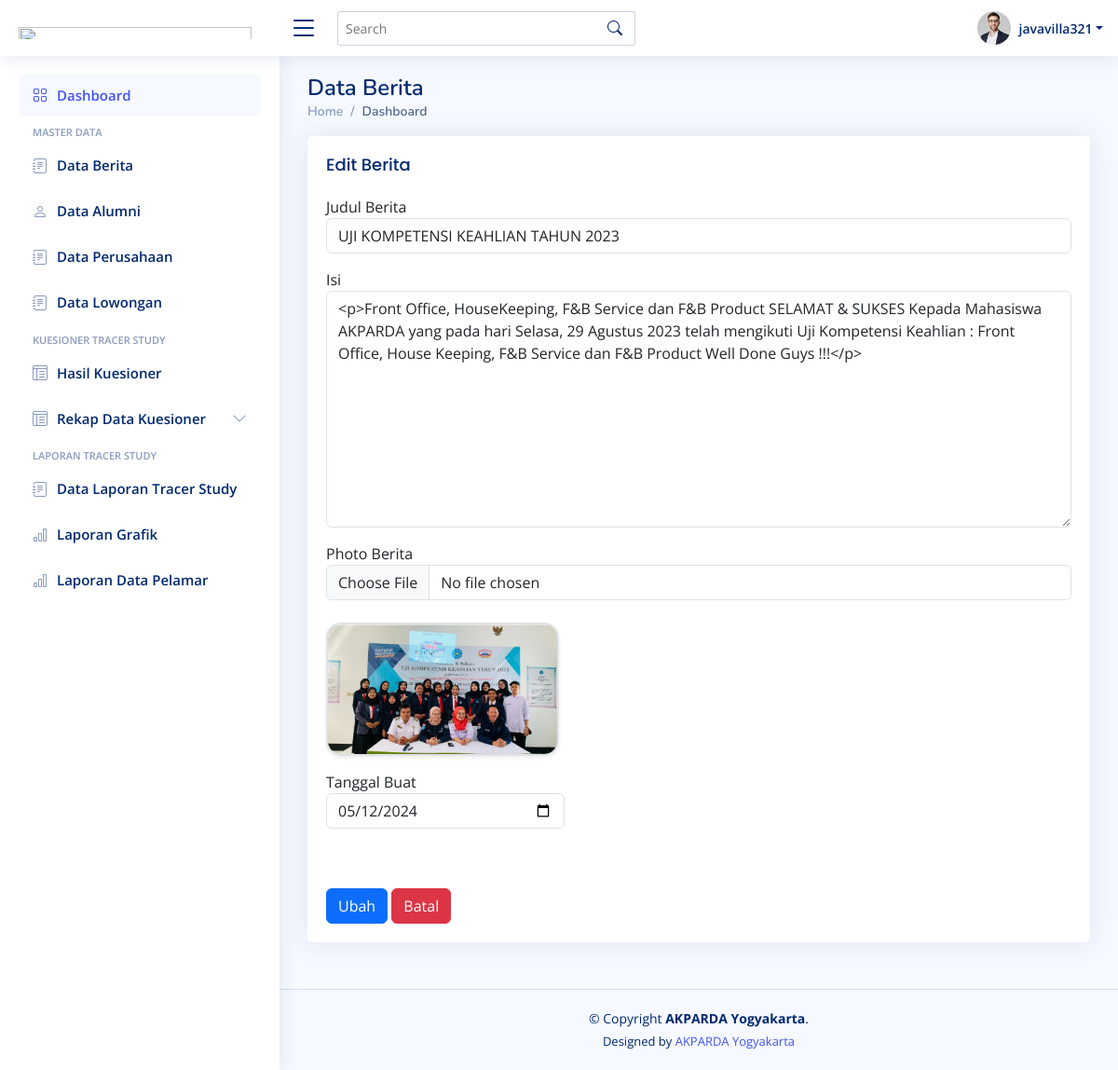
The app's page /Admin/data_berita_edit.php?id_berita=2 (signed in) with its own data.
### tables this page shows
CREATE TABLE `tb_berita` (
  `id_berita` tinyint(6) NOT NULL,
  `judul_berita` varchar(100) NOT NULL,
  `isi_berita` text NOT NULL,
  `photo` varchar(100) NOT NULL,
  `tanggal` date NOT NULL,
  `id_admin` tinyint(6) NOT NULL
);

### Admin/data_berita_edit.php (the view, shortened to what this page needs)
 <?php
include 'header.php';
?>
<!DOCTYPE html>
<html lang="en">
<head>
  <link href="assets/vendor/bootstrap/css/bootstrap.min.css" rel="stylesheet">
  <link href="assets/vendor/bootstrap-icons/bootstrap-icons.css" rel="stylesheet">
  <link href="assets/vendor/boxicons/css/boxicons.min.css" rel="stylesheet">
  <link href="assets/vendor/quill/quill.snow.css" rel="stylesheet">
  <link href="assets/vendor/quill/quill.bubble.css" rel="stylesheet">
  <link href="assets/vendor/remixicon/remixicon.css" rel="stylesheet">
  <link href="assets/vendor/simple-datatables/style.css" rel="stylesheet">
  <link href="assets/css/style.css" rel="stylesheet">
</head>
<body>
  <?php
    if(isset($_GET['id_berita'])){
        $id_berita    =$_GET['id_berita'];
    }
    else {
        die ("Tidak ada data!");
    }
  include "../db/koneksi.php";
    $query            =mysqli_query($con, "SELECT * from tb_berita WHERE id_berita ='$id_berita'");
    $result           =mysqli_fetch_array($query);
?>
 <main id="main" class="main">
    <div class="pagetitle">
      <h1>Data Berita</h1>
       <nav>
        <ol class="breadcrumb">
          <li class="breadcrumb-item"><a href="#">Home</a></li>
          <li class="breadcrumb-item active">Dashboard</li>
        </ol>
      </nav>
    </div>
    <section class="section">
      <div class="card">
            <div class="card-body">
              <h5 class="card-title">Edit Berita</h5>
                <form action="data_berita_edit_prosess.php" method="post" enctype="multipart/form-data" class="row g-3">
      <div class="form-group">
        <label>Judul Berita</label>
        <input type="text" class="form-control" name="judul_berita"  value="<?php echo $result['judul_berita']?>" >
      </div>
      <div class="form-group">
        <label>Isi</label>
        <textarea class="form-control" name="isi_berita" id="editor"  rows="10" class="form-control"><?=$result['isi_berita']?></textarea>
      </div>
       <div class="form-group">
        <label>Photo Berita</label>
        <br>
       <input type="file" accept=".jpg, .jpeg, .png" id="photo" name="photo" class="form-control" autocomplete="off">
       <div class="mt-4">
          <img id="preview_foto" src="../images/<?php echo $result['photo']; ?>" class="border border-2 img-fluid rounded-4 shadow-sm" alt="Foto Profil" width="250" height="250">
          </div>
      </div>
       <div class="col-md-4">
        <label>Tanggal Buat</label>
         <input type="date" name="tanggal" value="<?php echo date('Y-m-d', strtotime($result['tanggal'])); ?>" class="form-control" required>
      </div>
        <div class="form-group">
      </div>
      <br>
      <br>
       <div class="col-sm-10">
         <input type="submit" name="simpan" class="btn btn-primary" value="Ubah">
          <input type="submit" name="batal" class="btn btn-danger" value="Batal">
      </div>
    </form>
  </div>
  </div>
  </section>
  </main>
</body>
</html>
<?php include 'footer.php';  ?>

### Admin/assets/css/style.css (style rules this page uses)
:root { scroll-behavior: smooth; }
body { font-family: "Open Sans", sans-serif; background: #f6f9ff; color: #444444; }
a { color: #4154f1; text-decoration: none; }
h1, h2, h3, h4, h5, h6 { font-family: "Nunito", sans-serif; }
#main { margin-top: 60px; padding: 20px 30px; transition: all 0.3s; }
.pagetitle { margin-bottom: 10px; }
.pagetitle h1 { font-size: 24px; margin-bottom: 0; font-weight: 600; color: #012970; }
.card { margin-bottom: 30px; border: none; border-radius: 5px; box-shadow: 0px 0 30px rgba(1, 41, 112, 0.1); }
.card-title { padding: 20px 0 15px 0; font-size: 18px; font-weight: 500; color: #012970; font-family: "Poppins", sans-serif; }
.card-body { padding: 0 20px 20px 20px; }
.breadcrumb { font-size: 14px; font-family: "Nunito", sans-serif; color: #899bbd; font-weight: 600; }
.breadcrumb a { color: #899bbd; transition: 0.3s; }
.breadcrumb .breadcrumb-item::before { color: #899bbd; }
.breadcrumb .active { color: #51678f; font-weight: 600; }
@media (min-width: 1200px) { #main, #footer { margin-left: 300px; } }

### records on screen
tb_berita: judul_berita "UJI KOMPETENSI KEAHLIAN TAHUN 2023", isi_berita "<p>Front Office, HouseKeeping, F&B Service dan F&B Product SELAMAT & SUKSES Kepada Mahasiswa AKPARDA yang pada hari Selasa, 29 Agustus 2023 telah mengikuti Uji Kompetensi Keahlian : Front Office, House Keeping, F&B Service dan F&B Product Well Done Guys !!!</p>", photo (picture), tanggal "05/12/2024"

### other values on screen
$VarUsername "javavilla321"
